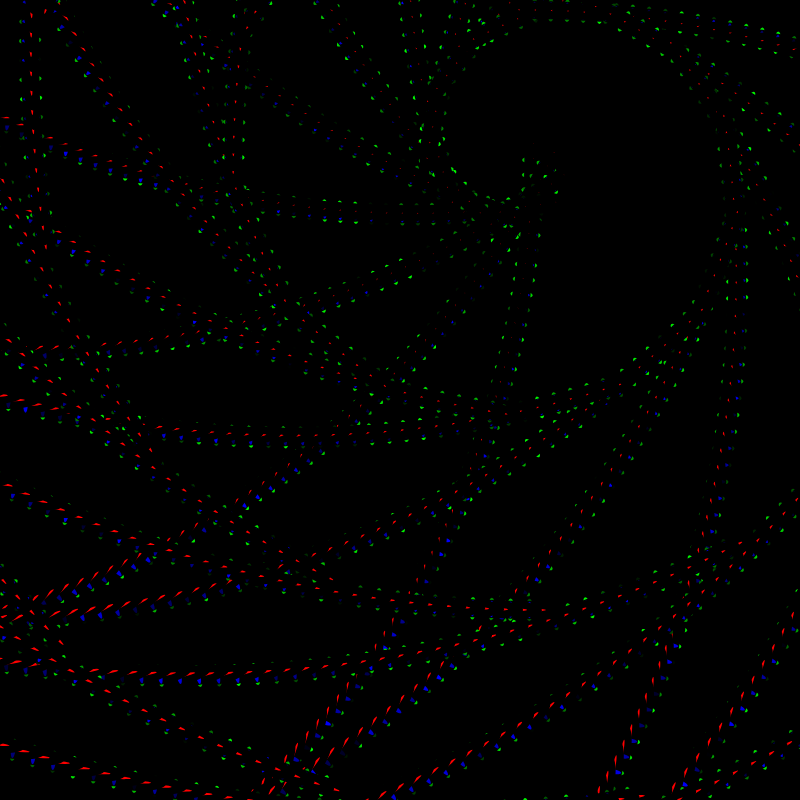
Frame 1 (no input)
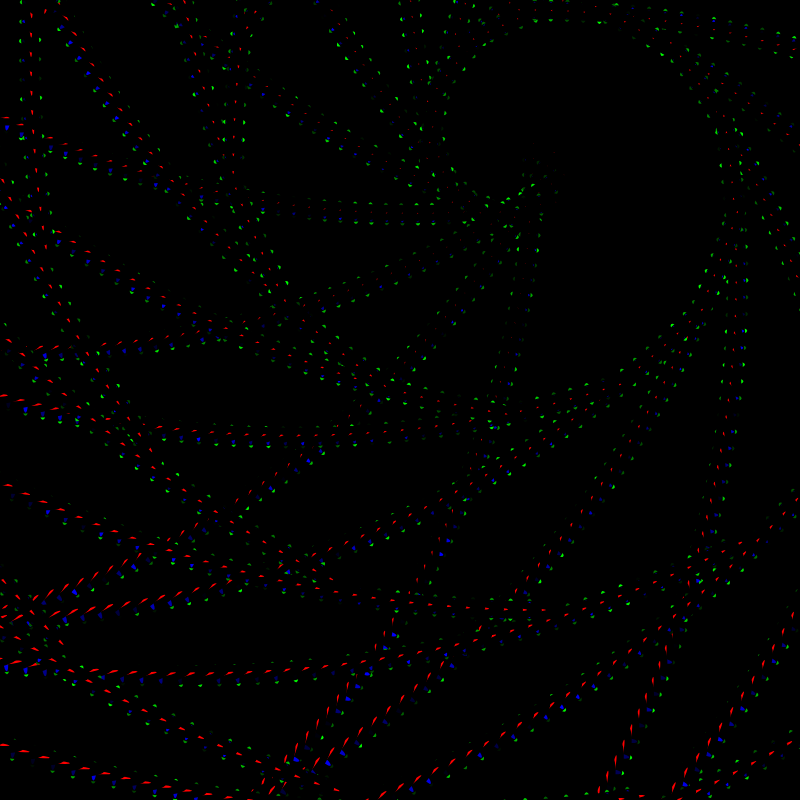
Frame 60 (no input)
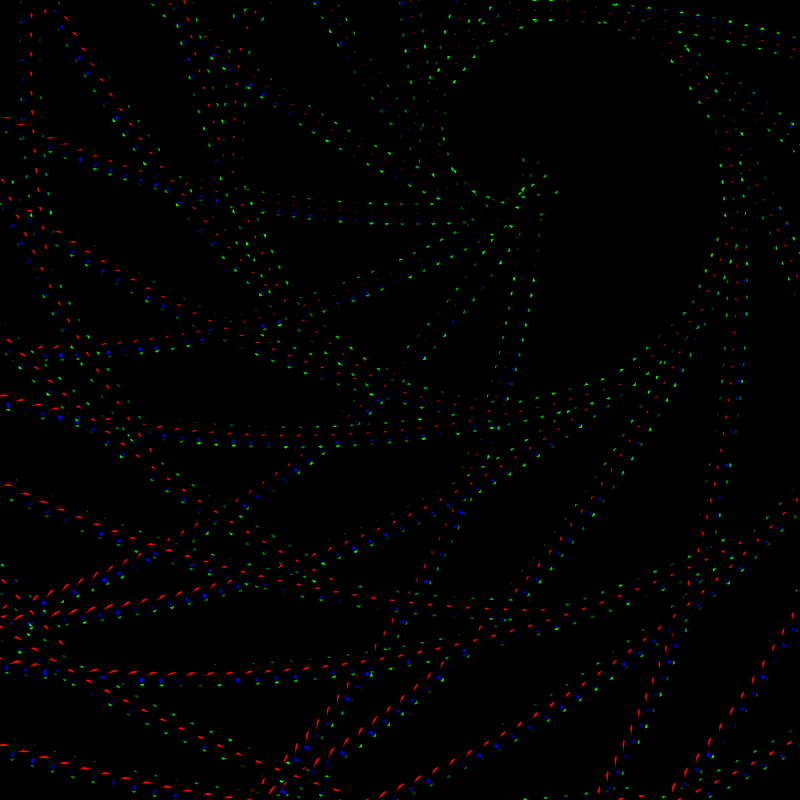
Frame 120 (the mouse pressed at the canvas centre since frame 60)

The p5.js sketch that drew these frames (run headless with seeded random() and noise() and a simulated clock; from frame 60 on, the mouse is pressed at the canvas centre):

// p5.js sketch
// ── sketch.js
var shape = 15; // number to be used in the for loop
function setup() {
  createCanvas(800, 800);
  angleMode(DEGREES);
  ellipseMode(CENTER); // changes the appearance of the shapes used
  noStroke();
}

function draw() {
  background(0);
  translate(width / 1.5, height / 5); // repositioning the position of the spiral
  for (var x = 0; x < width; x += shape) {
    for (var y = 0; y < height; y += shape) {
      rotate(0.5); // in this code, this somewhat functions like zooming in
      fill(0, random(255), 0); // green blinking colors
      ellipse(x, y, shape * 1.5, shape * 0.5);
      fill(0); // this hides some parts of the other shapes
      ellipse(x, y, shape * 1.2, shape * 4.2);
      fill(0, 0, random(255)); // blue blinking colors
      ellipse(x, y, shape * 1.1, shape * 0.3);
      fill(255, 0, 0); //static red colors
      ellipse(x, y, shape * 0.2, shape * 2.2);
    }
  }
}
